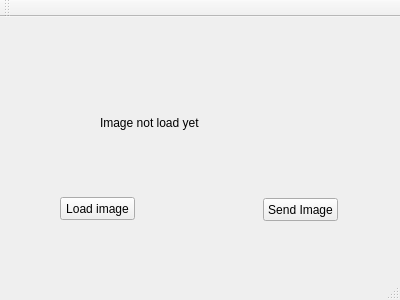
<?xml version="1.0" encoding="UTF-8"?>
<ui version="4.0">
 <class>MainWindow</class>
 <widget class="QMainWindow" name="MainWindow">
  <property name="geometry">
   <rect>
    <x>0</x>
    <y>0</y>
    <width>400</width>
    <height>300</height>
   </rect>
  </property>
  <property name="windowTitle">
   <string>Client App Image Load</string>
  </property>
  <widget class="QWidget" name="centralWidget">
   <widget class="QLabel" name="label">
    <property name="geometry">
     <rect>
      <x>100</x>
      <y>20</y>
      <width>211</width>
      <height>171</height>
     </rect>
    </property>
    <property name="text">
     <string>Image not load yet</string>
    </property>
   </widget>
   <widget class="QPushButton" name="pushButton">
    <property name="geometry">
     <rect>
      <x>60</x>
      <y>180</y>
      <width>75</width>
      <height>23</height>
     </rect>
    </property>
    <property name="text">
     <string>Load image</string>
    </property>
   </widget>
   <widget class="QPushButton" name="pushButton_2">
    <property name="geometry">
     <rect>
      <x>263</x>
      <y>181</y>
      <width>75</width>
      <height>23</height>
     </rect>
    </property>
    <property name="text">
     <string>Send Image</string>
    </property>
   </widget>
  </widget>
  <widget class="QMenuBar" name="menuBar">
   <property name="geometry">
    <rect>
     <x>0</x>
     <y>0</y>
     <width>400</width>
     <height>21</height>
    </rect>
   </property>
  </widget>
  <widget class="QToolBar" name="mainToolBar">
   <attribute name="toolBarArea">
    <enum>TopToolBarArea</enum>
   </attribute>
   <attribute name="toolBarBreak">
    <bool>false</bool>
   </attribute>
  </widget>
  <widget class="QStatusBar" name="statusBar"/>
 </widget>
 <layoutdefault spacing="6" margin="11"/>
 <resources/>
 <connections/>
</ui>
